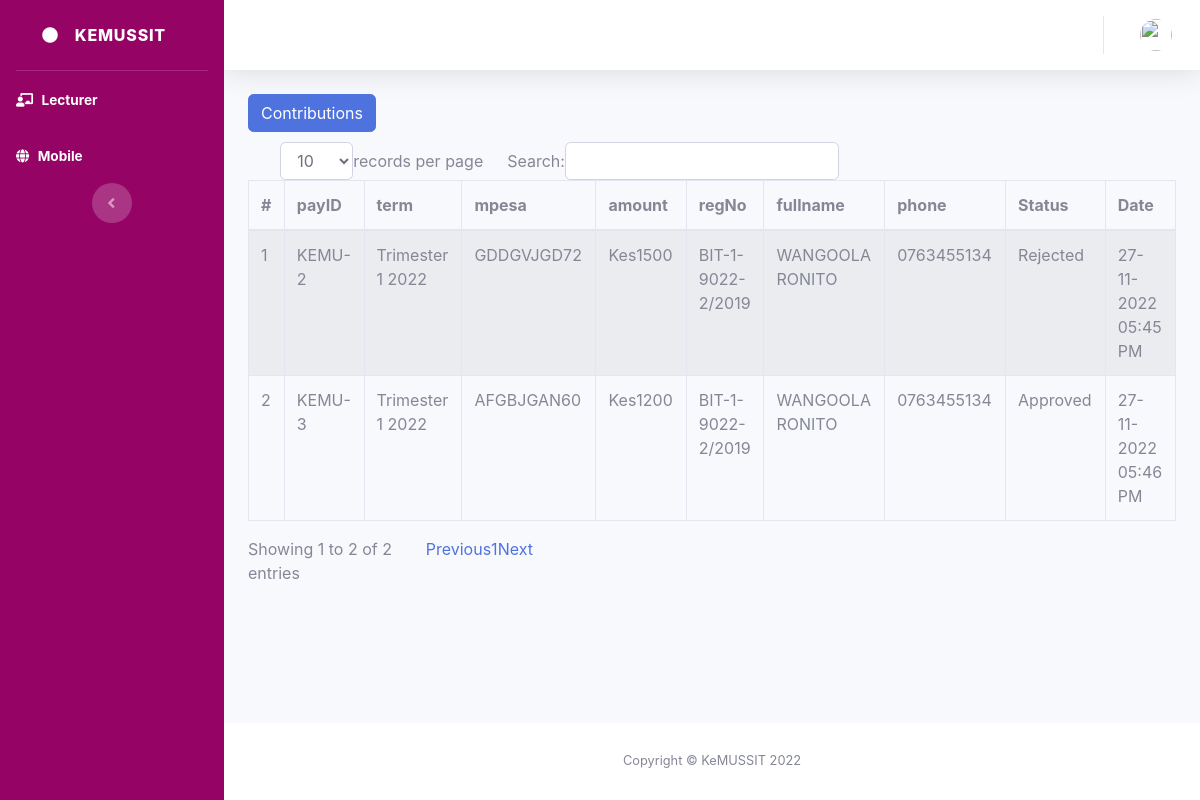
/admin_web/justPose.php, run on the app's committed database.
### tables this page shows
CREATE TABLE `contri` (
  `pay` varchar(50) NOT NULL,
  `ses` int(11) DEFAULT NULL,
  `term` varchar(50) DEFAULT NULL,
  `mpesa` varchar(50) DEFAULT NULL,
  `money` float DEFAULT NULL,
  `reg_no` varchar(50) DEFAULT NULL,
  `fullname` varchar(50) DEFAULT NULL,
  `phone` varchar(50) DEFAULT NULL,
  `status` float DEFAULT 0,
  `expiry` float DEFAULT 0,
  `remarks` text DEFAULT NULL,
  `date` varchar(50) DEFAULT NULL
);

### admin_web/justPose.php (the view, shortened to what this page needs)
<?php
include 'database/connection.php';
include('header.php');
?>
<div class="dropdown" style="float: left;">
    <button class="btn btn-primary btn-xs" type="button"
        data-toggle="dropdown">Contributions</button>
</div><br>
                    <div class="row">
                        <div class="col-md-12">
                            <div class="panel panel-default">
                                <div class="panel-body">
                                    <div class="table-responsive">
                                        <table class="table table-striped table-bordered table-hover"
                                            id="dataTables-example">
                                    <thead>
                                        <tr>
                                            <th>#</th>
                                            <th>payID</th>
                                            <th>term</th>
                                            <th>mpesa</th>
                                            <th>amount</th>
                                            <th>regNo</th>
                                            <th>fullname</th>
                                            <th>phone</th>
                                            <th>Status</th>
                                            <th>Date</th>
                                        </tr>
                                    </thead>
                                    <tbody>
                                            <?php
                                                $query_run = mysqli_query($con, "SELECT * FROM contri");
                                                $i = 1;
                                                if (mysqli_num_rows($query_run) > 0) {
                                                    while ($row = mysqli_fetch_assoc($query_run)) {
                                                ?>
                                                <tr>
                                                    <td><?php echo $i; ?></td>
                                                    <td><?php echo $row['pay']; ?></td>
                                                    <td><?php echo $row['term'].' '.$row['year']; ?></td>
                                                    <td><?php echo $row['mpesa']; ?></td>
                                                    <td>Kes<?php echo $row['money']; ?></td>
                                                    <td><?php echo $row['reg_no']; ?></td>
                                                    <td><?php echo $row['fullname']; ?></td>
                                                    <td><?php echo $row['phone']; ?></td>
                                                    <td><?php if($row['status']==0){echo 'ApprovalPending';}elseif($row['status']==1){echo 'Approved';}else{echo 'Rejected';}; ?></td>
                                                    <td><?php echo $row['date']; ?></td>
                                                </tr>
                                                <?php $i = $i + 1;
                                                    }
                                                } ?>
                                            </tbody>
                                        </table>
                                    </div>
                                </div>
                            </div>
                        </div>
                    </div>
                    <?php
include('footer.php');
?>

### data on the page
contri: pay "KEMU-2", term "Trimester 1 2022", mpesa "GDDGVJGD72", money "1500", reg_no "BIT-1-9022-2/2019", fullname "WANGOOLA RONITO", phone "0763455134", status "Rejected", date "27-11-2022 05:45 PM"
contri: pay "KEMU-3", term "Trimester 1 2022", mpesa "AFGBJGAN60", money "1200", reg_no "BIT-1-9022-2/2019", fullname "WANGOOLA RONITO", phone "0763455134", status "Approved", date "27-11-2022 05:46 PM"
